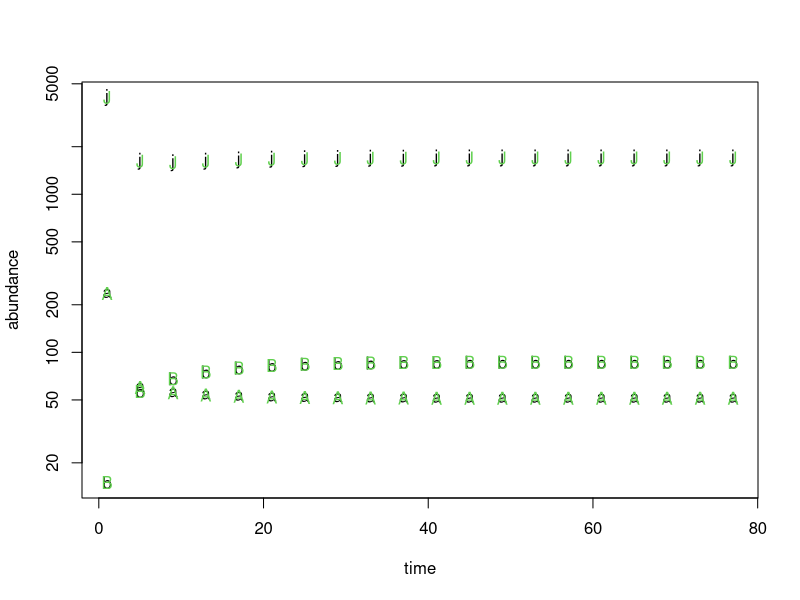
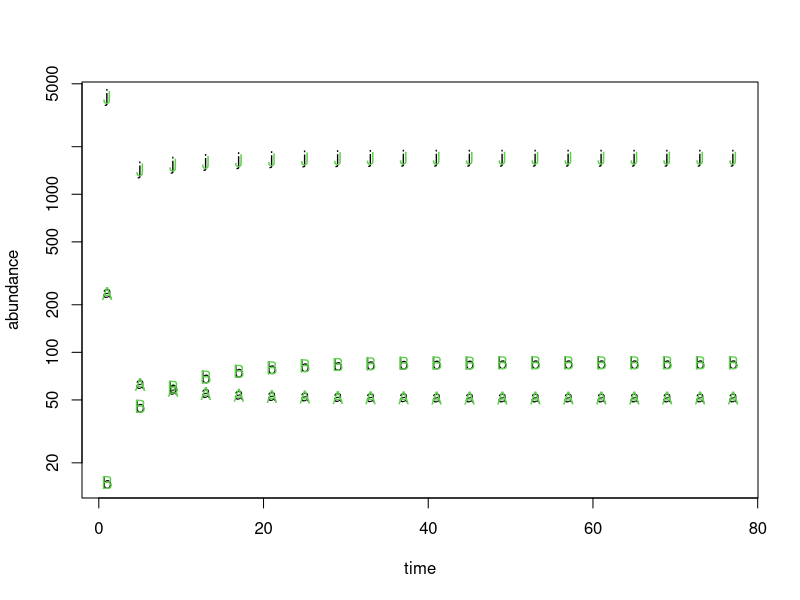
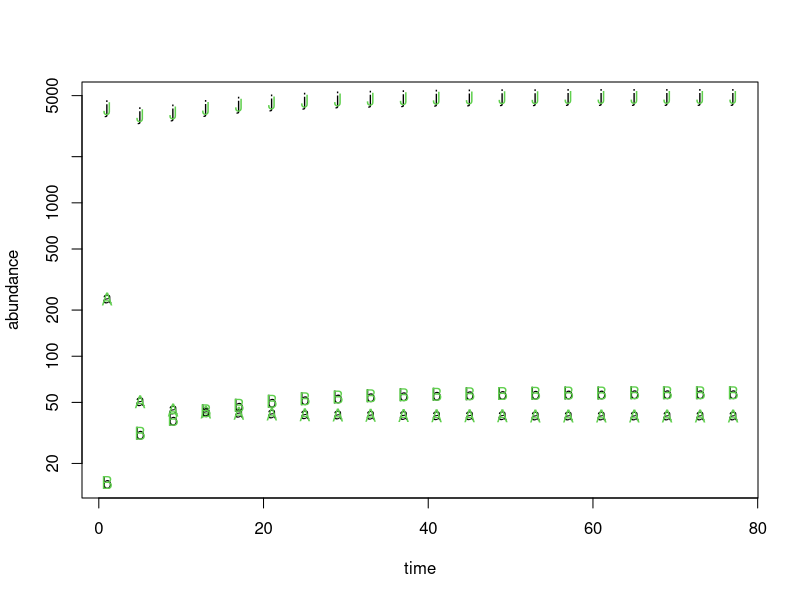
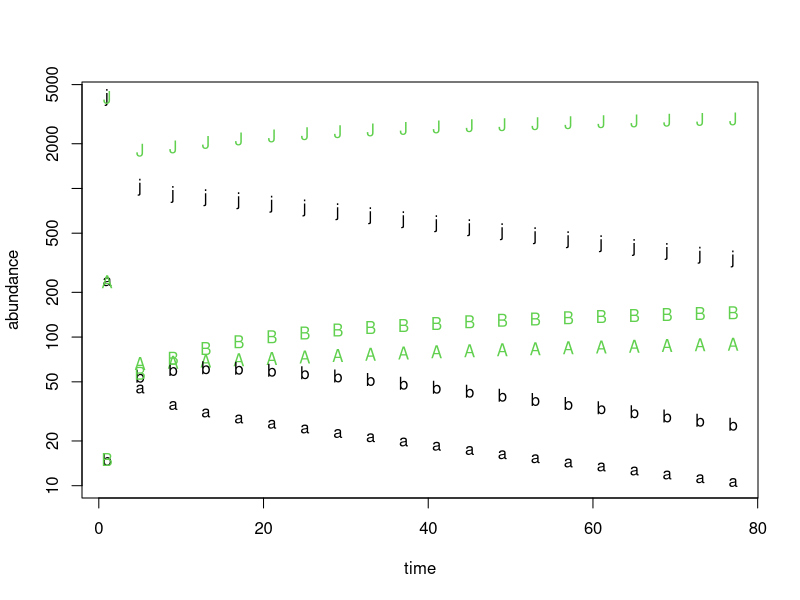
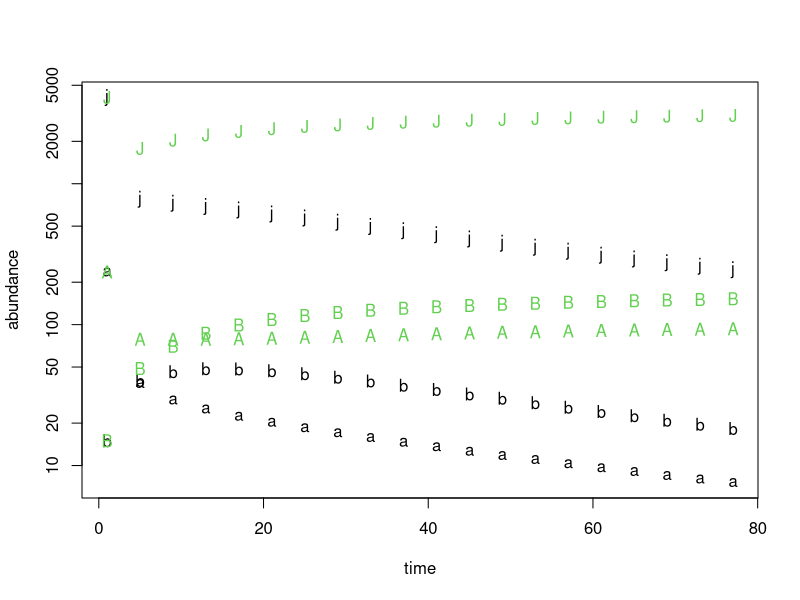
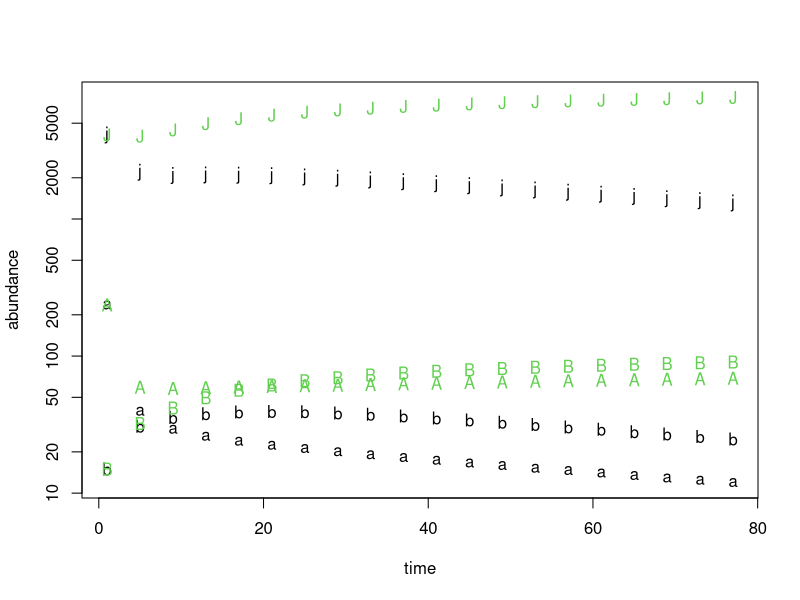
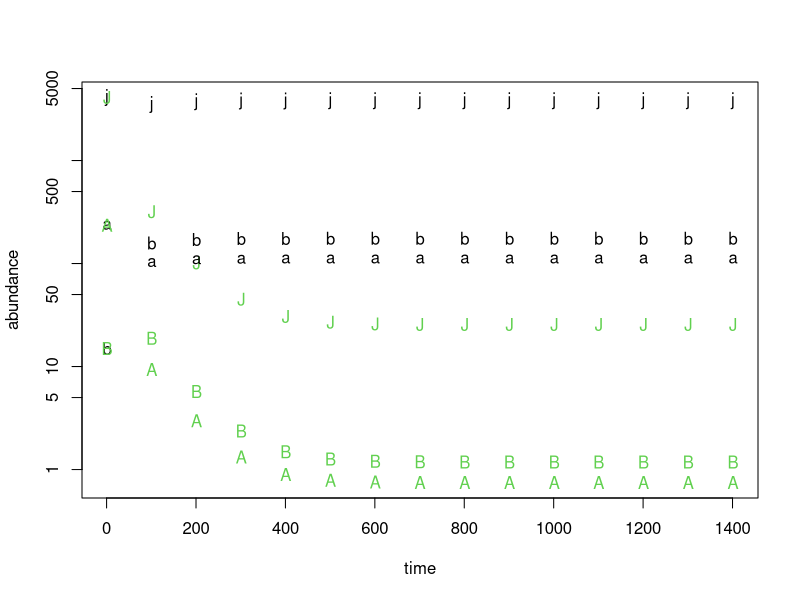
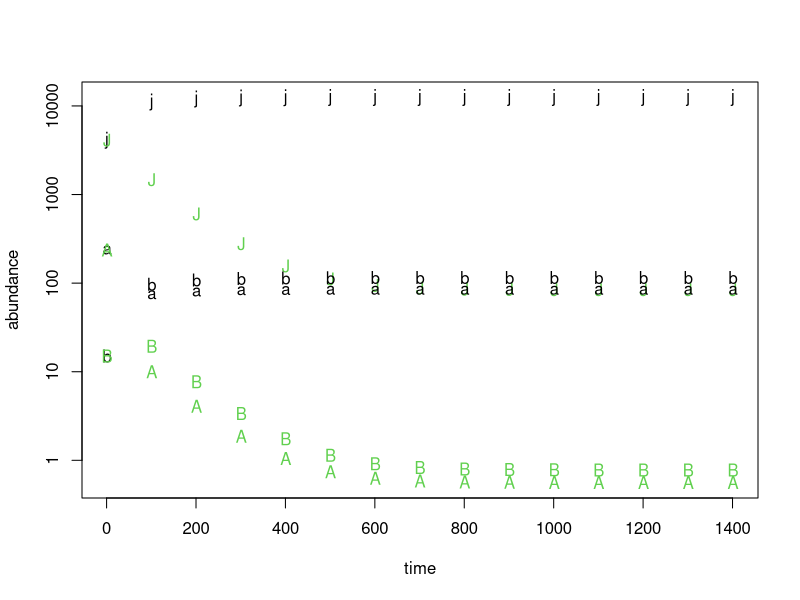

Write the R code that produced these figures, in order.
######################################################################################
# JAB model simulations                       ---------------------------------------
######################################################################################


# Library -----------------------------------------------------------------
library(deSolve)


# Different versions of the JAB model wrapped into functions ----------------------------------
## Here, we show three versions of the JAB model
## 1) the originally proposed iterateJAB()
## 2) an altered JAB model based on the reviewer's suggestions iterateJAB2()
## 3) for comparison an ODE version, calculateOdeJAB(), which can be numerically integrated with deSolve


## 1) Originally proposed JAB model
iterateJAB <- function(time, ## vector of times
                       state_0, ## vector of initial species states.
                       par){
  
  b <- par$b
  c_a <- par$c_a
  c_b <- par$c_b
  c_j <- par$c_j
  g <- par$g
  h <- par$h
  l <- par$l
  r <- par$r
  s <- par$s
  
  ba_a_avg <- 0.5
  ba_a_upper <- 0.7
  
  ## Set the count variables
  n <- length(r) # no. of species
  
  times_intern <- 1:max(time)
  n_times <- length(times_intern)
  
  # Prepare a state matrix
  whichstage <- rep(1:3, each = n)
  State <- matrix(rep(state_0, times = n_times), nrow = n_times, byrow = T)
  
  ## Here comes the model.
  for (t in 2:n_times) {
    
    ## States at t-1
    J <- State[t-1, whichstage == 1]
    A <- State[t-1, whichstage == 2]
    B <- State[t-1, whichstage == 3]
    
    ## The total basal area of big trees
    BA <- A * ba_a_avg + B
    BA_sum <- sum(BA)
    
    J_t <- (r*BA + l + J - g*J) / (1 + c_j*sum(J) + s*BA_sum) # count of juveniles J
    A_t <-  (g*J + A - h*A) / (1 + c_a*BA_sum) # count of small adults
    A_ba <- A * h * ba_a_upper # Basal area of small adults A. Conversion by multiplication with basal area of State exit (based on upper dhh boundary of the class)
    B_t <- (1+b)*(A_ba + B) / (1 + c_b*BA_sum)  # basal area of big adults B
    
    State[t, ] <- c(J_t, A_t, B_t)
  }
  
  whichtimes <- match(time, times_intern)
  State <- State[whichtimes,]
  State <- cbind(time = whichtimes, State)

  return(State)
}


## 2) Altered JAB model with limitation only acting on the state
iterateJAB2 <- function(time, ## vector of times
                        state_0, ## vector of initial species states.
                        par){
  
  b <- par$b
  c_a <- par$c_a
  c_b <- par$c_b
  c_j <- par$c_j
  g <- par$g
  h <- par$h
  l <- par$l
  r <- par$r
  s <- par$s
  # m <- par$m
  
  ba_a_avg <- 0.5
  ba_a_upper <- 0.7
  
  ## Set the count variables
  n <- length(r) # no. of species
  
  times_intern <- 1:max(time)
  n_times <- length(times_intern)
  
  # Prepare a state matrix
  whichstage <- rep(1:3, each = n)
  State <- matrix(rep(state_0, times = n_times), nrow = n_times, byrow = T)
  
  ## Here comes the model.
  for (t in 2:n_times) {
    
    ## States at t-1
    J <- State[t-1, whichstage == 1]
    A <- State[t-1, whichstage == 2]
    B <- State[t-1, whichstage == 3]
    
    ## The total basal area of big trees
    BA <- A * ba_a_avg + B
    BA_sum <- sum(BA)
    
    lim_J <- (1 + c_j*sum(J) + s*BA_sum)
    J_t <- l + r*BA + (J - g*J)/lim_J
    
    lim_A <- (1 + c_a*BA_sum)
    A_t <-  g*J/lim_J + (A - h*A)/lim_A
    
    A_ba <- ba_a_upper * (A * h)/lim_A
    B_t <- A_ba + (1+b)*B/(1 + c_b*BA_sum)
    
    State[t, ] <- c(J_t, A_t, B_t)
  }
  
  whichtimes <- match(time, times_intern)
  State <- State[whichtimes,]
  State <- cbind(time = whichtimes, State)
  
  return(State)
}


## 3. ODE version of the JAB model for comparison
calculateOdeJAB <- function(time,
                             state, # vector of species states.
                             par){
  
  b <- par$b
  c_a <- par$c_a
  c_b <- par$c_b
  c_j <- par$c_j
  g <- par$g
  h <- par$h
  l <- par$l
  r <- par$r
  s <- par$s
  # m <- par$m
  
  ba_a_avg <- 0.5 ## constants for basal area conversion
  ba_a_upper <- 0.7

  J <- state[1:2]
  A <- state[3:4]
  B <- state[5:6]
  BA <- (A * ba_a_avg) + B
  BA_sum <- sum(BA)

  dJ <- l + r * BA - (c_j*sum(J) + s*BA_sum + g)*J
  dA <- g * J - (c_a*BA_sum + h)*A
  dB <- A * h * ba_a_upper + B*b - (c_b*BA_sum)*B # - m*B
  
  return(list(c(dJ, dA, dB)))
}


# Set up simulation -------------------------------------------------------------------
set.seed(1)
time <- seq(1, 80, 4)

## All equal parameters loosely based on the priors
par <- list(b = c(-4, -4),
            c_a = c(-5, -5),
            c_b = c(-8, -8),
            c_j = c(-7, -7),
            g = c(-3, -3),
            h = c(-2, -2),
            l = c(5, 5),
            r = c(4, 4),
            s = c(-6, -6),
            m = c(-3, -3))

# par <- list(b = c(-0.01, -0.01),
#             c_a = c(-6, -6),
#             c_b = c(-0.01, -0.01),
#             c_j = c(-13, -13),
#             g = c(-5, -5),
#             h = c(-4, -4),
#             l = c(3, 3),
#             r = c(2, 2),
#             s = c(-7, -7))

## Equal states, loosely based on initial states in the data (change sd in rnorm for some randomness)
# state_0 <- exp(rnorm(6, rep(c(8, 5, 2), each = 2), 0))
state_0 <- rep(c(4100, 236, 15), each = 2)

## Wrapper for  plotting trajectories given a Matrix with observations as rows and columns 1: time, 2: j, 3: J, 4: a, 5: A, etc.
wrapMatplot <- function(Mat) {
  matplot(Mat[, 1], Mat[, -1],
          type = "p", pch = c("j", "J", "a", "A", "b", "B"), col = rep(c(1, 3), 3),
          xlab = "time", ylab = "abundance",
          log = "y")
}




# Simulations ------------------------------------------------------

## Equal states and equal parameters between species --------------

Sim_JAB <- iterateJAB(time, state_0, lapply(par, exp))
wrapMatplot(Sim_JAB)
## Here, letter case and color indicate species, while J, A, B indicate stage

## The ODE version has very similar dynamics
Sim_JAB_ode <- deSolve::ode(state_0, time, calculateOdeJAB, lapply(par, exp))
wrapMatplot(Sim_JAB_ode) 

## We propose JAB2 which addresses the reviewer's suggestions
## - better parameter interpretability through limitation acting only between steps
Sim_JAB2 <- iterateJAB2(time, state_0, lapply(par, exp))
wrapMatplot(Sim_JAB2)


## Different recruitment rates clearly alter equilibria -------------------------
## regardless of model version

par_r <- within(par, { r <- c(3.5, 4)}) ## change only r within par

Sim_JAB_r <- iterateJAB(time, state_0, lapply(par_r, exp))
wrapMatplot(Sim_JAB_r)

Sim_odeJAB_r <- deSolve::ode(state_0, time, calculateOdeJAB, lapply(par_r, exp))
wrapMatplot(Sim_odeJAB_r)

Sim_JAB2_r <- iterateJAB2(time, state_0, lapply(par_r, exp))
wrapMatplot(Sim_JAB2_r)


par_l <- within(par, { l <- c(8, 3)}) ## change l; Note that l is acting only linearly

Sim_odeJAB_l <- deSolve::ode(state_0, seq(1, 1500, 100), calculateOdeJAB, lapply(par_l, exp))
wrapMatplot(Sim_odeJAB_l)

Sim_JAB2_l <- iterateJAB2(seq(1, 1500, 100), state_0, lapply(par_l, exp))
wrapMatplot(Sim_JAB2_l)
